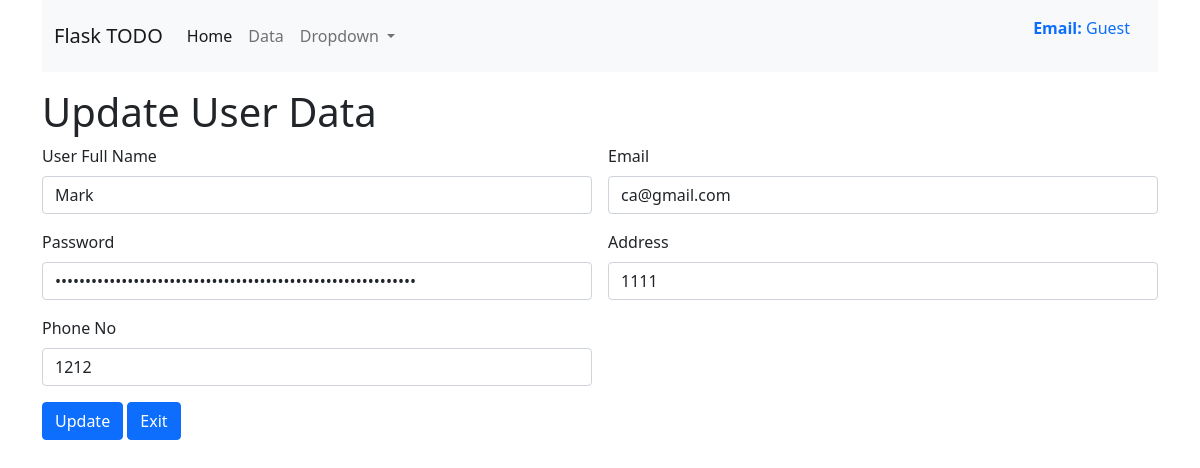
/updateuser/3, run on the app's committed database.
### app.py (models this page shows, shortened)
class Register_user(db.Model):
    __tablename__ = 'Register_user'
    reg_no = db.Column(db.Integer, primary_key=True)
    fullname = db.Column(db.String(100), nullable = False)
    email = db.Column(db.String(100), nullable = False)
    password = db.Column(db.String(100), nullable = False)
    address = db.Column(db.String(400), nullable = False)
    phone = db.Column(db.String(100), nullable = False)

### app.py (the view, shortened to what this page needs)
@app.route('/updateuser/<int:reg_no>', methods =['GET', 'POST'])
def updateuser(reg_no):
    register_user = Register_user.query.filter_by(reg_no=reg_no).first()
    return render_template('updateuser.html', register_user=register_user)

### templates/updateuser.html
{% extends "base.html" %}
{% block body %}
  <div class ="container my-3" >
    <h1> Update User Data</h1>
    <form action ="/updateuser/{{register_user.reg_no}}" method = "POST" class="row g-3">
      <div class="col-md-6">
        <label for="fullname" class="form-label">User Full Name</label>
        <input type="text" class="form-control" name="fullname" value ="{{register_user.fullname}}" id="fullname" placeholder="Full Name">
      </div>
      <div class="col-md-6">
        <label for="email" class="form-label">Email</label>
        <input type="text" class="form-control" name="email" value ="{{register_user.email}}" id="email" placeholder="@gmail.com">
      </div>
      <div class="col-6">
        <label for="password" class="form-label">Password</label>
        <input type="Password" class="form-control" name="password" value ="{{register_user.password}}" id="password" placeholder="*****">
      </div>
      <div class="col-6">
        <label for="address" class="form-label">Address</label>
        <input type="text" class="form-control" name="address" value ="{{register_user.address}}" id="address" placeholder="Your Address">
      </div>
      <div class="col-6">
        <label for="phone" class="form-label">Phone No</label>
        <input type="text" class="form-control" name="phone" value ="{{register_user.phone}}" id="phone" placeholder="+977 ....">
      </div>
      <div class="col-12">
        <button type="submit" class="btn btn-primary">Update</button>
        <button type="Exit" class="btn btn-primary">Exit</button>
      </div>
    </form>
{% endblock body %}

### data on the page
Register_user: fullname "Mark", email "ca@gmail.com", address "1111", phone "1212"

### other printed values
{{ user.email if user else "Guest" }} "Guest"
